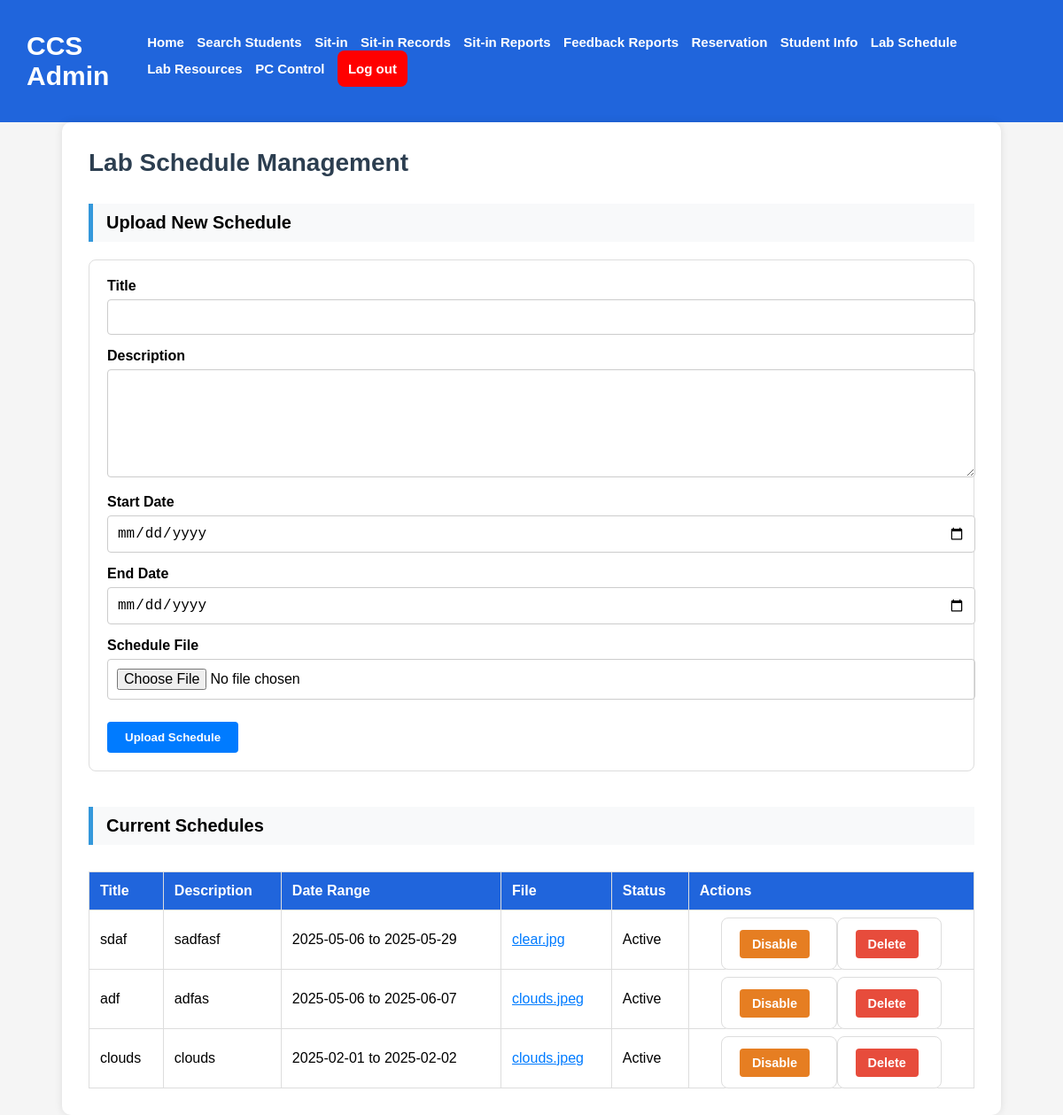
The app's page /lab_schedule.php with its own data.
### tables this page shows
CREATE TABLE `lab_schedules` (
  `id` int(11) NOT NULL,
  `title` varchar(255) NOT NULL,
  `description` text DEFAULT NULL,
  `start_date` date DEFAULT NULL,
  `end_date` date DEFAULT NULL,
  `file_path` varchar(255) DEFAULT NULL,
  `created_at` timestamp NOT NULL DEFAULT current_timestamp(),
  `status` enum('active','inactive') DEFAULT 'active'
);

### lab_schedule.php (the view, shortened to what this page needs)
<?php
include('db.php');
?>
<!DOCTYPE html>
<html lang="en">
<head>
    <link rel="stylesheet" href="assets/styles.css?v=<?php echo time(); ?>">
</head>
<body>
<nav>
    <h1>CCS Admin</h1>
    <div class="nav-links-admin" id="nav-links">
        <a id="home-nav" href="admindashboard.php"> Home</a>
        <a href="#" onclick="searchFunction()" id="search-btn"> Search Students</a>
        <a href="current-sit-in.php"> Sit-in</a>
        <a href="view-sit-in-records.php"> Sit-in Records</a>
        <a href="sit-in-reports.php"> Sit-in Reports</a>
        <a href="feedback-reports.php"> Feedback Reports</a>
        <a href="view-reservations.php"> Reservation</a>
        <a href="student_management.php">Student Info</a>
        <a href="lab_schedule.php">Lab Schedule</a>
        <a href="lab_resources.php">Lab Resources</a>
        <a href="admin_computer_control.php">PC Control</a>
        <a href="admin.php" class="logout-btn" id="logoutbtn"> Log out </a>
    </div>
</nav>
<div class="container">
    <div class="header">
        <h2>Lab Schedule Management</h2>
    </div>
    <div class="section-title">Upload New Schedule</div>
    <form method="POST" enctype="multipart/form-data" action="lab_schedule.php">
        <div class="form-group">
            <label>Title</label>
            <input type="text" name="title" required>
        </div>
        <div class="form-group">
            <label>Description</label>
            <textarea name="description"></textarea>
        </div>
        <div class="form-group">
            <label>Start Date</label>
            <input type="date" name="start_date" required>
        </div>
        <div class="form-group">
            <label>End Date</label>
            <input type="date" name="end_date" required>
        </div>
        <div class="form-group">
            <label>Schedule File</label>
            <input type="file" name="schedule_file" required>
        </div>
        <button type="submit">Upload Schedule</button>
    </form>
    <div class="section-title" style="margin-top: 40px;">Current Schedules</div>
    <table>
        <thead>
        <tr>
            <th>Title</th>
            <th>Description</th>
            <th>Date Range</th>
            <th>File</th>
            <th>Status</th>
            <th>Actions</th>
        </tr>
        </thead>
        <tbody>
        <?php
        $result = $connection->query("SELECT * FROM lab_schedules ORDER BY start_date DESC");
        if ($result->num_rows > 0):
            while ($row = $result->fetch_assoc()):
        ?>
        <tr>
            <td><?php echo htmlspecialchars($row['title']); ?></td>
            <td><?php echo htmlspecialchars($row['description']); ?></td>
            <td><?php echo $row['start_date'] . " to " . $row['end_date']; ?></td>
            <td>
                <a href="<?php echo htmlspecialchars($row['file_path']); ?>" target="_blank" style="text-decoration: underline; color: #007bff;">
                    <?php echo htmlspecialchars(basename($row['file_path'])); ?>
                </a>
            </td>
            <td style="text-transform: capitalize;"><?php echo htmlspecialchars($row['status']); ?></td>
            <td style="text-align: center;">
                <form method="POST" action="lab_schedule.php" style="display:inline;">
                    <button type="submit" name="toggle_status" class="action-btn"
                        style="background-color: <?php echo $row['status'] === 'active' ? '#e67e22' : '#27ae60'; ?>;">
                        <?php echo $row['status'] === 'active' ? 'Disable' : 'Activate'; ?>
                    </button>
                </form>
                <form method="POST" action="lab_schedule.php" onsubmit="return confirm('Are you sure you want to delete this schedule?');" style="display: inline;">
                    <button type="submit" name="delete_schedule" class="action-btn delete">Delete</button>
                </form>
            </td>
        </tr>
        <?php
            endwhile;
        else:
            echo "<tr><td colspan='6' style='text-align:center;'>No schedules uploaded yet.</td></tr>";
        endif;
        ?>
        </tbody>
    </table>
</div>
</body>
</html>

### assets/styles.css (style rules this page uses)
body { margin: 0; padding: 0; font-family: sans-serif; background-color: gainsboro; }
label { font-weight: bold; }
table { width: 100%; margin-top: 15px; border-collapse: collapse; text-align: left; }
th, td { padding: 12px; text-align: left; }
th { background-color: #f4f4f4; font-weight: bold; }
tr { border-bottom: 1px solid #ddd; }
thead tr th { background-color: rgb(32, 101, 220); color: white; }
nav { display: flex; flex-direction: row; justify-content: space-between; align-items: center; padding: 10px; background-color: rgb(32, 101, 220); color: white; }
nav h1 { margin-left: 20px; font-size: 30px; }
nav a { text-decoration: none; color: white; margin-right: 10px; font-weight: bold; font-size: 15px; transition: color 0.3s ease-in, text-decoration 0.3s ease-in-out; display: inline-block; white-space: normal; }
.logout-btn { background-color: red; padding: 12px; text-decoration: none; border-radius: 8px; }
table { background-color: white;; padding: 20px; }
td { padding-top: 20px; }
textarea { width: 100%; padding: 10px; font-size: 14px; border-radius: 6px; border: 1px solid #ccc; resize: none; }

### lab_schedule.php (style rules this page uses)
body { font-family: Arial, sans-serif; background: #f5f5f5; margin: 0; }
.container { max-width: 1000px; margin: auto; background-color: #fff; padding: 30px; border-radius: 10px; box-shadow: 0 0 10px rgba(0,0,0,0.1); }
.header { display: flex; align-items: center; margin-bottom: 30px; }
.header h2 { margin: 0; font-size: 28px; color: #2c3e50; }
.section-title { font-size: 20px; background-color: #f8f9fa; padding: 10px 15px; border-left: 5px solid #3498db; margin-bottom: 20px; font-weight: 600; }
form { background-color: #fff; padding: 20px; border-radius: 8px; border: 1px solid #ddd; }
.form-group { margin-bottom: 15px; }
form label { display: block; font-weight: 600; margin-bottom: 6px; }
form input[type="text"], form input[type="date"], form input[type="file"], form textarea { width: 100%; padding: 10px; border-radius: 4px; border: 1px solid #ccc; font-size: 1rem; }
form textarea { resize: vertical; height: 100px; }
form button { background-color: #007bff; color: white; border: none; padding: 10px 20px; font-weight: bold; border-radius: 4px; cursor: pointer; margin-top: 10px; }
table { width: 100%; border-collapse: collapse; margin-top: 30px; background-color: white; }
table th, table td { padding: 12px; border: 1px solid #ddd; text-align: left; }
table th { background-color: #1e65d9; color: white; }
.action-btn { padding: 8px 14px; border: none; border-radius: 4px; color: white; cursor: pointer; font-size: 0.9em; margin-right: 5px; }
.action-btn.delete { background-color: #e74c3c; }

### records on screen
lab_schedules: title "sdaf", description "sadfasf", start_date "2025-05-06", end_date "2025-05-29", file_path "clear.jpg", status "Active", shows "Disable"
lab_schedules: title "adf", description "adfas", start_date "2025-05-06", end_date "2025-06-07", file_path "clouds.jpeg", status "Active", shows "Disable"
lab_schedules: title "clouds", description "clouds", start_date "2025-02-01", end_date "2025-02-02", file_path "clouds.jpeg", status "Active", shows "Disable"
